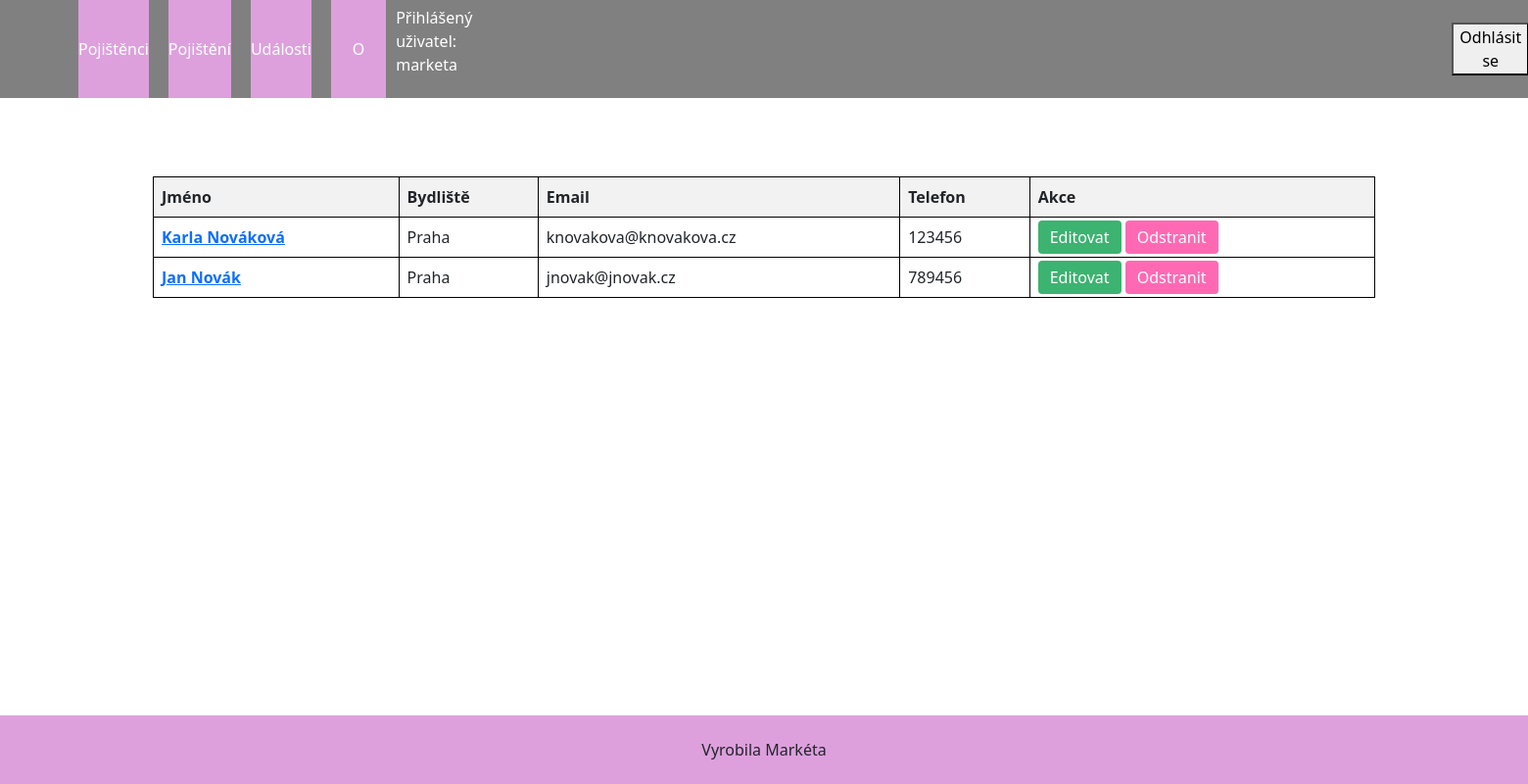
Page /pojisteni/insured_index/ (signed in) on the committed database.
### pojisteni/models.py (models this page shows, shortened)
class Insured(models.Model):
    name = models.CharField(max_length=100)
    address = models.CharField(max_length=100)
    email = models.CharField(max_length=100, default='')
    phone = models.CharField(max_length=25, default='')
    class Meta:
        verbose_name = "Pojištěné osoby"
        verbose_name_plural = "Pojištěné osoby"

### pojisteni/views.py (the view)
# urls.py: path("insured_index/", views.InsuredIndex.as_view(), name="insured_index"),
class InsuredIndex(generic.ListView):
    template_name = "pojisteni/insured_index.html"
    context_object_name = "insureds"
    def get_queryset(self):
        return Insured.objects.all()

### pojisteni/templates/pojisteni/insured_index.html
{% extends "base.html" %}
{% block content %}
<table class="insurance-table">
    <thead>
        <tr>
            <th>Jméno</th>
            <th>Bydliště</th>
            <th>Email</th>
            <th>Telefon</th>
            <th>Akce</th>
        </tr>
    </thead>
    <tbody>
        {% for insured in insureds %}
            <tr>
                <td><strong><a href="{% url 'insured_detail' insured.pk %}">{{ insured.name }}</a></strong></td>
                <td>{{ insured.address }}</td>
                <td>{{ insured.email }}</td>
                <td>{{ insured.phone }}</td>
                <td colspan="2">
                    <a href="{% url 'edit_insured' insured.pk %}" class="edit-btn">Editovat</a>
                    <a href="{% url 'delete_insured' insured.pk %}" class="delete-btn">Odstranit</a>
                </td>
            </tr>
        {% endfor %}
    </tbody>
</table>
{% endblock content %}

### pojisteni/templates/base.html (shortened to what this page needs)
<!DOCTYPE html>
<html lang="cs">
    <head>
        {% load static %}
        <link rel="stylesheet" href="{% static 'css/style.css' %}" type="text/css">
        <link rel="stylesheet"
              href="{% static 'css/bootstrap.min.css' %}"
              type="text/css" />
    </head>
    <body>
        <nav>
            <div class="flex_box">
                <div class="logo">
                </div>
                <div class="nav_items">
                    <div class="nav_item"><a href="{% url 'insured_index' %}">Pojištěnci</a></div>
                    <div class="nav_item"><a href="{% url 'insurance_index' %}">Pojištění</a></div>
                    <div class="nav_item"><a href="{% url 'events_index' %}">Události</a></div>
                    <div class="nav_item" style="margin-bottom: 20px;"><a href="{% url 'about' %}">O aplikaci</a></div>
                    <div class="user-actions">
                        {% if user.is_authenticated %}
                            <p>Přihlášený uživatel: {{ user.username }}</p>
                            <form action="{% url 'logout' %}" method="post">
                                <button type="submit">Odhlásit se</button>
                            </form>
                        {% endif %}
                </div>
            </div>
        </nav>
        <div class="content">
            {% block content %}
            {% endblock content %}
        </div>
        <footer>
            Vyrobila Markéta
        </footer>
    </body>
</html>

### pojisteni/static/css/style.css (style rules this page uses)
html, body { width: 100%; height: 100%; margin: 0; }
nav { width: 100%; height: 100px; background-color: grey; color: white; }
.flex_box { width: 100%; height: 100px; display: flex; justify-content: left; }
.flex_box a { text-decoration: none; color: white; }
.nav_item { margin-left: 10px; margin-right: 10px; background-color: plum; height: 100px; width: 100px; text-align: center; line-height: 100px; vertical-align: middle; color: white; }
.content { width: 80%; margin: auto; margin-top: 80px; margin-bottom: 80px; }
footer { position: fixed; width: 100%; height: 70; background-color: plum; text-align: center; line-height: 70px; vertical-align: middle; bottom: 0; }
.logo { height: 80px; margin-right: 20px; display: flex; justify-content: center; }
.nav_items { display: contents; }
.user-actions { display: flex; align-items: center; }
.user-actions button { margin-right: 10px; margin-left: 1000px; }
.insurance-table { border-collapse: collapse; width: 100%; }
.insurance-table th, .insurance-table td { border: 1px solid black; padding: 8px; text-align: left; }
.insurance-table th { background-color: #f2f2f2; }
.edit-btn { background-color: mediumseagreen; color: white; padding: 6px 12px; border: none; border-radius: 4px; cursor: pointer; text-decoration: none; }
.delete-btn { background-color: hotpink; color: white; padding: 6px 12px; border: none; border-radius: 4px; cursor: pointer; text-decoration: none; }

### rows in the picture
Insured: name "Karla Nováková", address "Praha", email "knovakova@knovakova.cz", phone "123456"
Insured: name "Jan Novák", address "Praha", email "jnovak@jnovak.cz", phone "789456"

### other values in the picture
{{ user.username }} "marketa"
